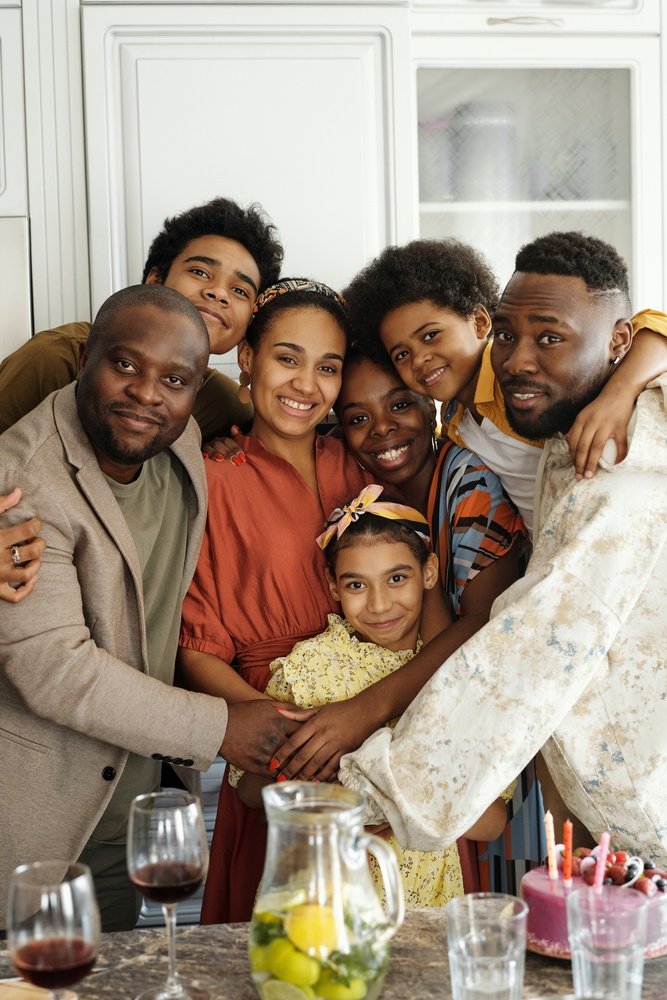
#> input picture sample.jpg, 667 x 1000 px, shrunk from 3510 x 5260 before the run
$ python -i streamlit_shape_analysis.py   (imports and definitions only)
#> lines starting #> are read from the running program, lines starting #| are printed output that depends on the picture; after the words box and inside, x2 and y2 are one past the last pixel; in counts of white or black regions, pixels touching at a corner belong together
#> further down, picture is the input picture: shape (1000, 667, 3); mean B, G, R 128.2, 143.9, 160.7
import streamlit as st
import cv2
import numpy as np
from PIL import Image

# Set page config
# [11 lines not run here, left out]

# Define image processing function
def apply_effects(image):
    """Apply selected effects to the image."""
    gray = cv2.cvtColor(image, cv2.COLOR_BGR2GRAY)
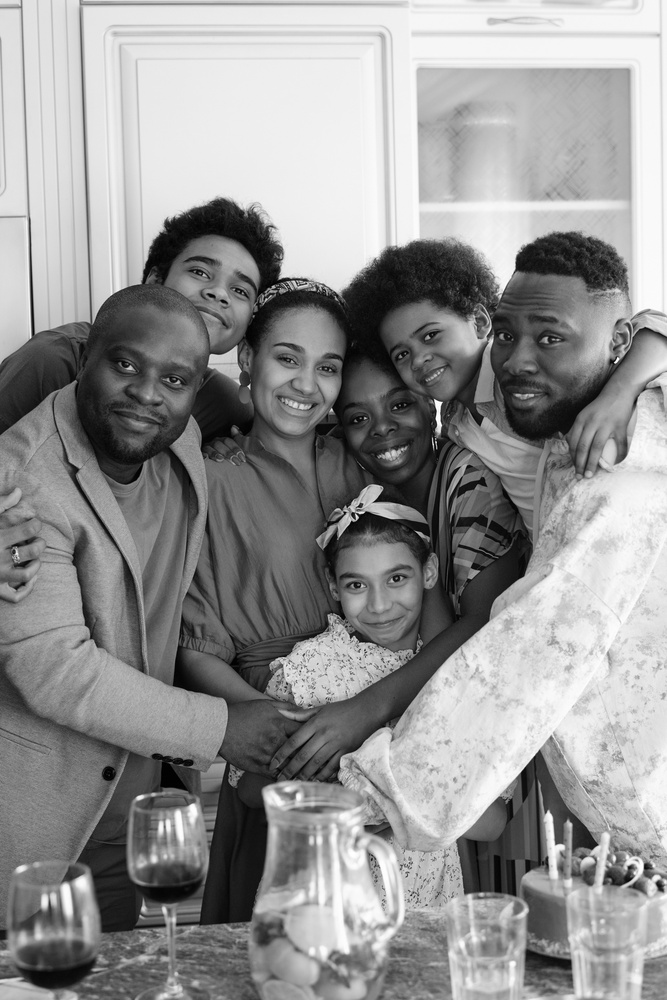
#> gray: shape (1000, 667); min 0, max 255, mean 147.1
    edges = cv2.Canny(gray, 100, 200)
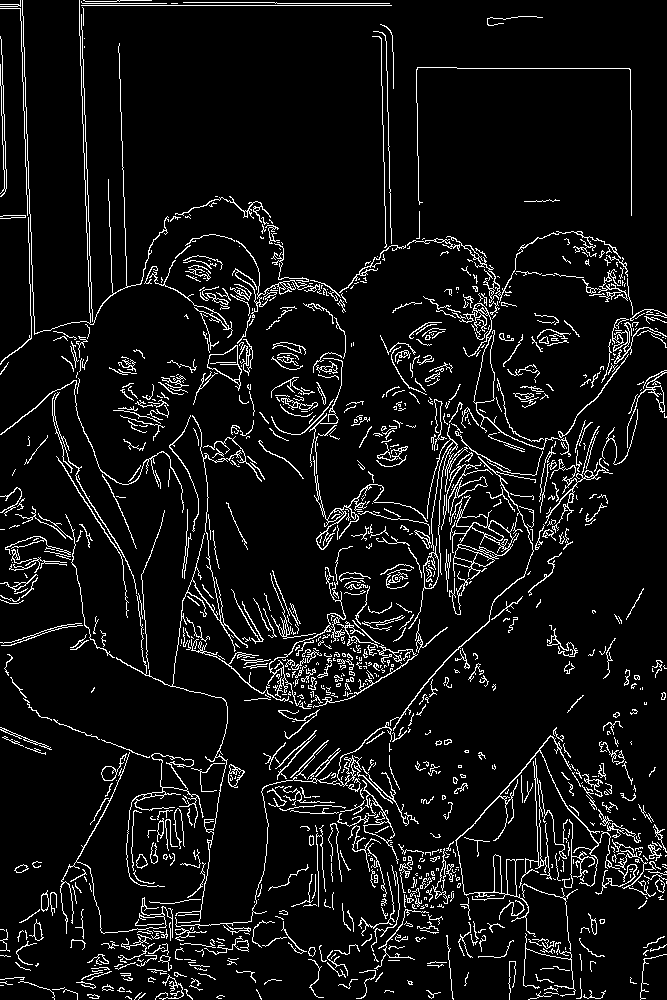
#> edges: shape (1000, 667); 7.3% white in thin lines or dots
    return cv2.cvtColor(edges, cv2.COLOR_GRAY2BGR)
#> returned value: shape (1000, 667, 3); 7.3% white in thin lines or dots

# [13 lines not run here, left out]

>>> import cv2
>>> picture = cv2.imread('sample.jpg')
>>> result = apply_effects(picture)

$ run again, on captured_image_20250313_143445.png
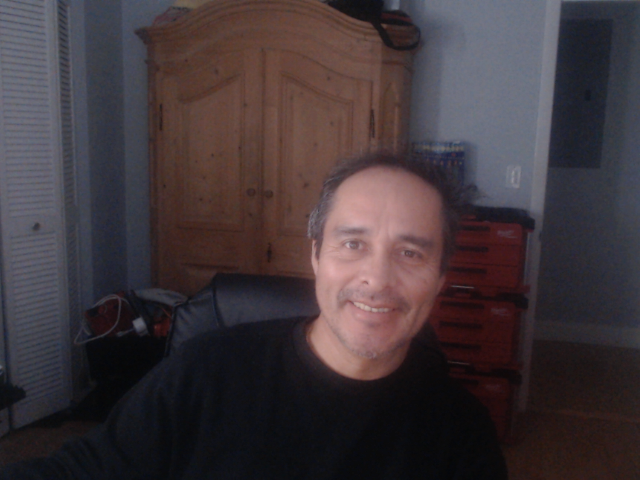
#> input picture captured_image_20250313_143445.png, 640 x 480 px
#> picture is the input picture: shape (480, 640, 3); mean B, G, R 58.3, 54.3, 64.4
#> in apply_effects, `gray = cv2.cvtColor(image, cv2.COLOR_BGR2GRAY)`:
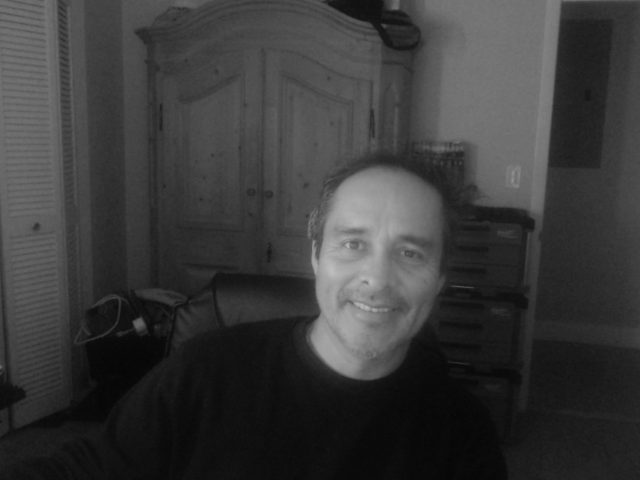
#> gray: shape (480, 640); min 6, max 192, mean 57.8
#> in apply_effects, `edges = cv2.Canny(gray, 100, 200)`:
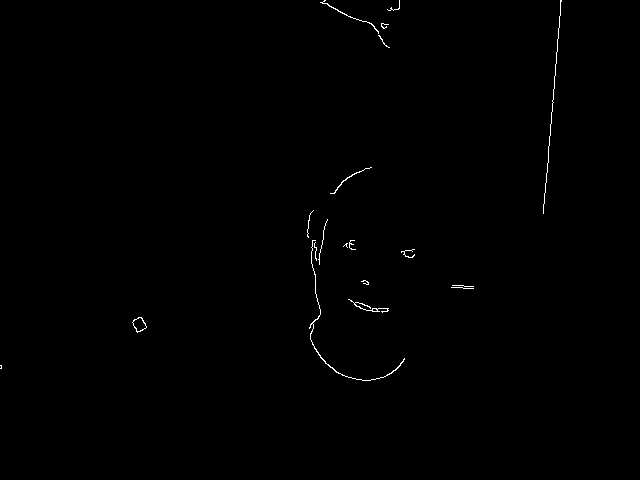
#> edges: shape (480, 640); 0.35% white in thin lines or dots, all inside (x1, y1, x2, y2) = (0, 0, 562, 381)
